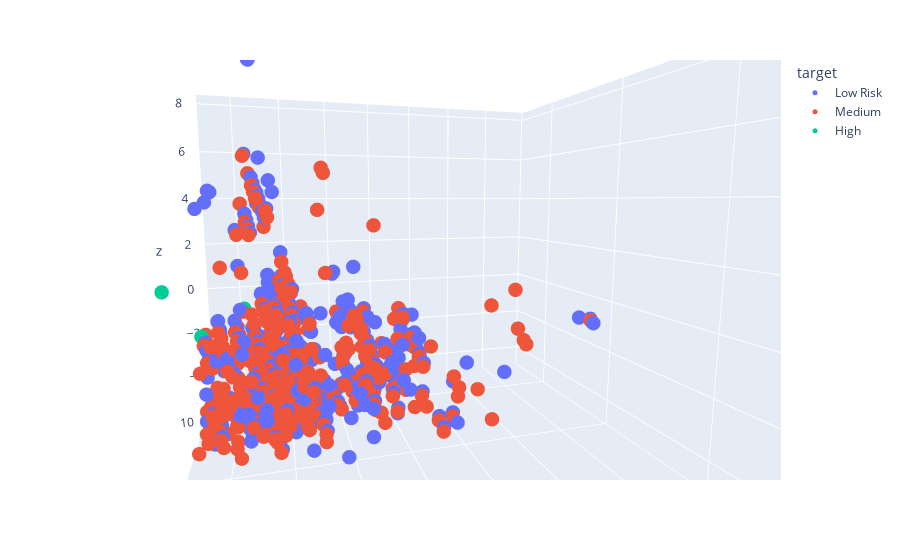

The code cell stored with this chart in its notebook:
### Code cell
fig_3d = px.scatter_3d(
    k_proto_umap, x='x', y='y', z='z',
    color='target',
    labels={'color': 'target'}
)
fig_3d.update_traces(marker_size=5)
fig_3d.show()

### Figure 1 — Plotly figure (JSON) as saved in the notebook; plotly's stock layout.template omitted (floating-point values rounded to 4 significant figures; data arrays with more than 128 entries replaced by an {"elided": "..."} marker saying what was removed)
{"data": [{"hovertemplate": "target=Low Risk<br>x=%{x}<br>y=%{y}<br>z=%{z}<extra></extra>", "legendgroup": "Low Risk", "marker": {"color": "#636efa", "size": 5, "symbol": "circle"}, "mode": "markers", "name": "Low Risk", "scene": "scene", "showlegend": true, "type": "scatter3d", "x": {"elided": "876 float values"}, "y": {"elided": "876 float values"}, "z": {"elided": "876 float values"}}, {"hovertemplate": "target=Medium<br>x=%{x}<br>y=%{y}<br>z=%{z}<extra></extra>", "legendgroup": "Medium", "marker": {"color": "#EF553B", "size": 5, "symbol": "circle"}, "mode": "markers", "name": "Medium", "scene": "scene", "showlegend": true, "type": "scatter3d", "x": {"elided": "961 float values"}, "y": {"elided": "961 float values"}, "z": {"elided": "961 float values"}}, {"hovertemplate": "target=High<br>x=%{x}<br>y=%{y}<br>z=%{z}<extra></extra>", "legendgroup": "High", "marker": {"color": "#00cc96", "size": 5, "symbol": "circle"}, "mode": "markers", "name": "High", "scene": "scene", "showlegend": true, "type": "scatter3d", "x": [-1.253, -1.253, -2.9, -2.9, -1.965, -1.822, -1.216, -0.2804, -0.2804, -0.2804, -1.216, -0.1379], "y": [1.769, 1.769, 1.361, 1.361, 0.2553, 0.1721, 2.703, 1.597, 1.597, 1.597, 2.703, 1.514], "z": [-1.476, -1.476, 1.81, 1.81, 0.9756, 0.6555, 1.044, 0.2094, 0.2094, 0.2094, 1.044, -0.1106]}], "layout": {"autosize": true, "legend": {"title": {"text": "target"}, "tracegroupgap": 0}, "margin": {"t": 60}, "scene": {"aspectmode": "auto", "aspectratio": {"x": 0.9966, "y": 1.164, "z": 0.8618}, "camera": {"center": {"x": 0, "y": 0, "z": 0}, "eye": {"x": -0.3025, "y": -0.9924, "z": 0.1416}, "projection": {"type": "perspective"}, "up": {"x": 0, "y": 0, "z": 1}}, "domain": {"x": [0, 1], "y": [0, 1]}, "xaxis": {"title": {"text": "x"}, "type": "linear"}, "yaxis": {"title": {"text": "y"}, "type": "linear"}, "zaxis": {"title": {"text": "z"}, "type": "linear"}}}}
